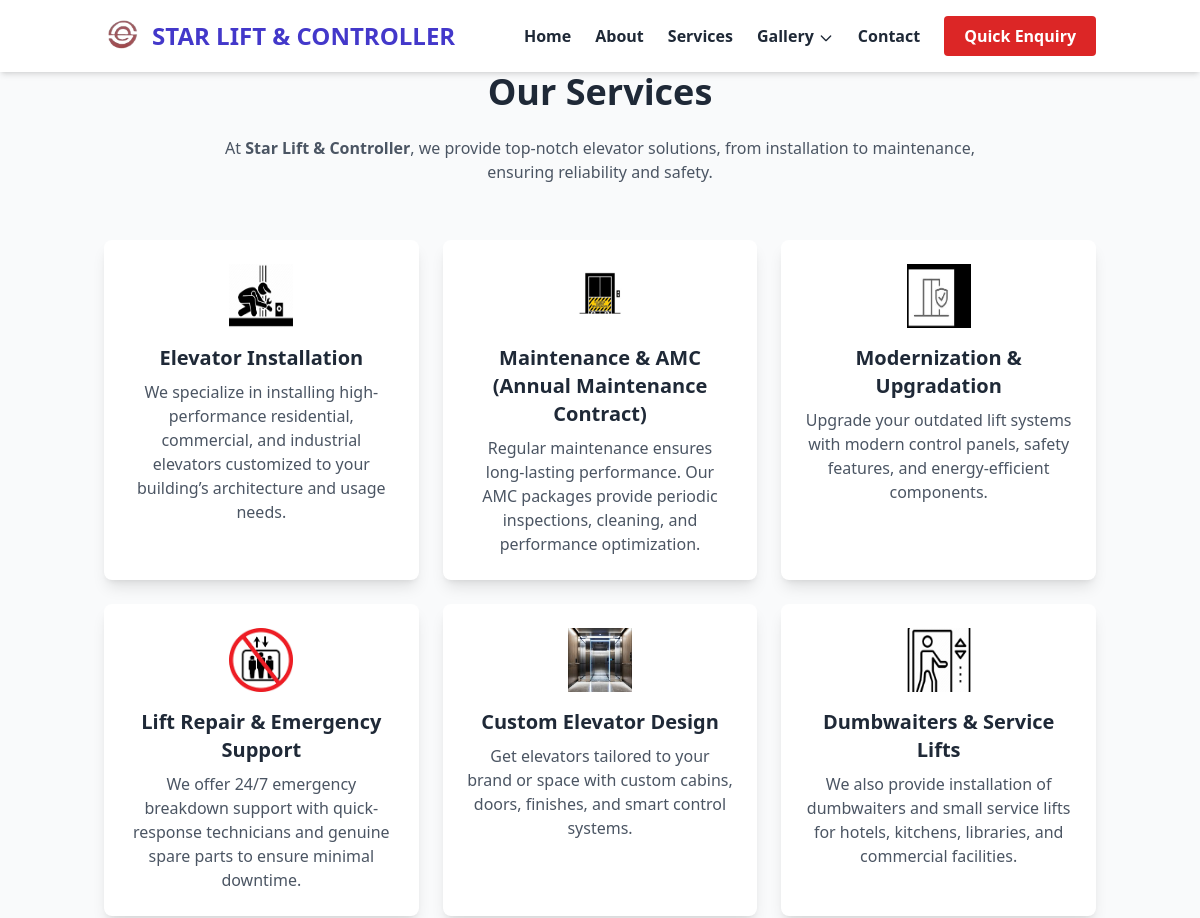
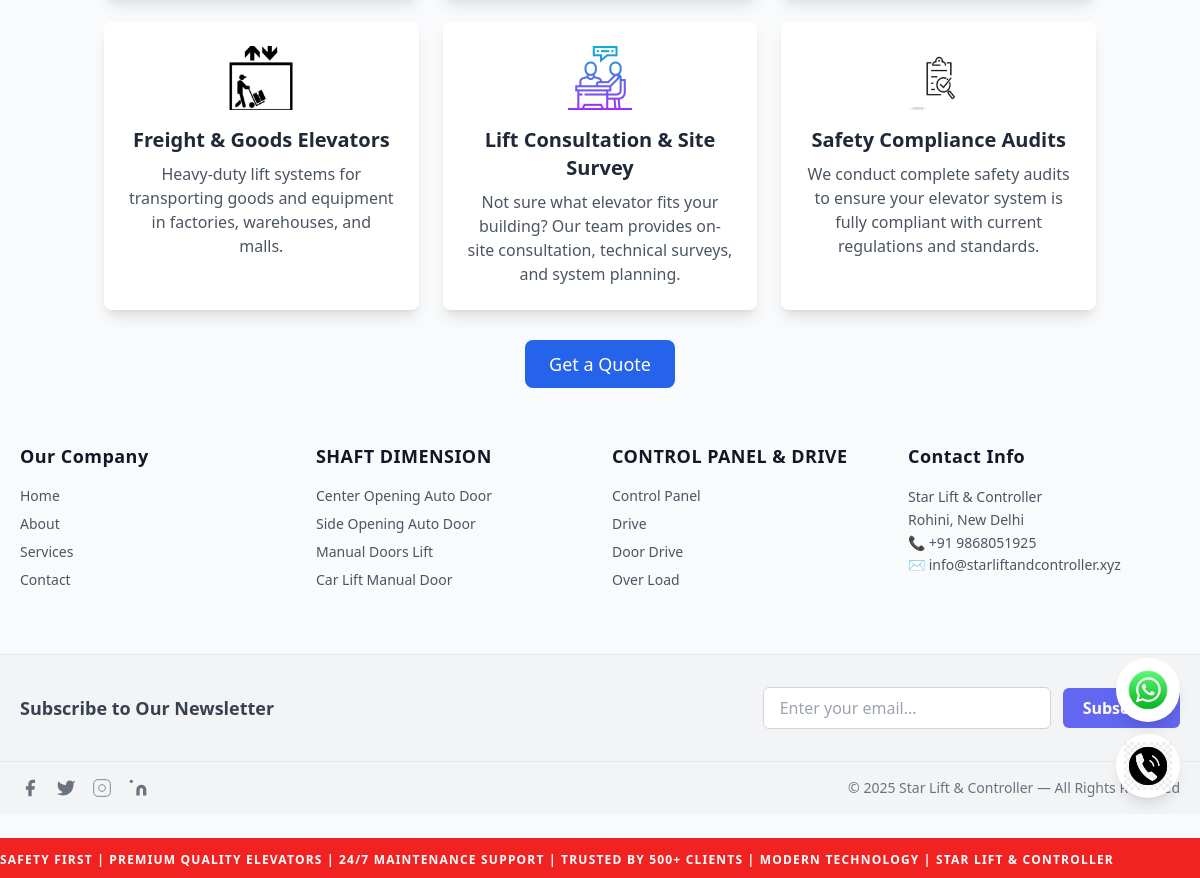
Page /services/ on the committed database (2 pictures, top to bottom).
### home/models.py (models this page shows, shortened)
class Service(models.Model):
    title = models.CharField(max_length=255)
    description = models.TextField(blank=True, null=True)
    icon = models.ImageField(upload_to='services_icons/', blank=True, null=True)

### home/views.py (the view)
# urls.py: path("services/", services, name="services"),
def services(request):
    return render(request, "home/services.html", {"services": Service.objects.all()})

### home/templates/home/services.html (shortened to what this page needs)
{% extends "home/basic.html" %}
{% block content %}
<div class="container mx-auto px-4">
    <h1 class="text-4xl font-bold text-center text-gray-800 mb-6">
        Our Services
    </h1>
    <div class="max-w-3xl mx-auto text-center text-gray-600 mb-8">
        <p>
            At <strong>Star Lift & Controller</strong>, we provide top-notch elevator solutions,
            from installation to maintenance, ensuring reliability and safety.
        </p>
    </div>
    <div class="pt-6 pb-0">
        <div class="grid grid-cols-1 md:grid-cols-3 gap-6">
            {% for service in services %}
                <div class="bg-white p-6 rounded-lg shadow-lg text-center">
                    {% if service.icon %}
                        <img src="{{ service.icon.url }}"
                             alt="{{ service.title }}"
                             class="mx-auto h-16 w-16">
                    {% endif %}
                    <h3 class="text-xl font-semibold mt-4">
                        {{ service.title }}
                    </h3>
                    {% if service.description %}
                        <p class="text-gray-600 mt-2">
                            {{ service.description }}
                        </p>
                    {% endif %}
                </div>
            {% endfor %}
        </div>
    </div>
    <div class="text-center mt-10 mb-0">
        <a href="{% url 'contact_us' %}"
           class="bg-blue-600 hover:bg-blue-700 text-white py-3 px-6 rounded-lg text-lg">
            Get a Quote
        </a>
    </div>
</div>
{% endblock %}

### home/templates/home/basic.html (style rules this page uses)
html { scroll-behavior: smooth; }
body { padding-bottom: 4rem; }

### rows in the picture
Service: icon (picture), title "Elevator Installation", description "We specialize in installing high-performance residential, commercial, and industrial elevators customized to your building’s architecture and usage needs."
Service: icon (picture), title "Maintenance & AMC (Annual Maintenance Contract)", description "Regular maintenance ensures long-lasting performance. Our AMC packages provide periodic inspections, cleaning, and performance optimization."
Service: icon (picture), title "Modernization & Upgradation", description "Upgrade your outdated lift systems with modern control panels, safety features, and energy-efficient components."
Service: icon (picture), title "Lift Repair & Emergency Support", description "We offer 24/7 emergency breakdown support with quick-response technicians and genuine spare parts to ensure minimal downtime."
Service: icon (picture), title "Custom Elevator Design", description "Get elevators tailored to your brand or space with custom cabins, doors, finishes, and smart control systems."
Service: icon (picture), title "Dumbwaiters & Service Lifts", description "We also provide installation of dumbwaiters and small service lifts for hotels, kitchens, libraries, and commercial facilities."
Service: icon (picture), title "Freight & Goods Elevators", description "Heavy-duty lift systems for transporting goods and equipment in factories, warehouses, and malls."
Service: icon (picture), title "Lift Consultation & Site Survey", description "Not sure what elevator fits your building? Our team provides on-site consultation, technical surveys, and system planning."
Service: icon (picture), title "Safety Compliance Audits", description "We conduct complete safety audits to ensure your elevator system is fully compliant with current regulations and standards."
